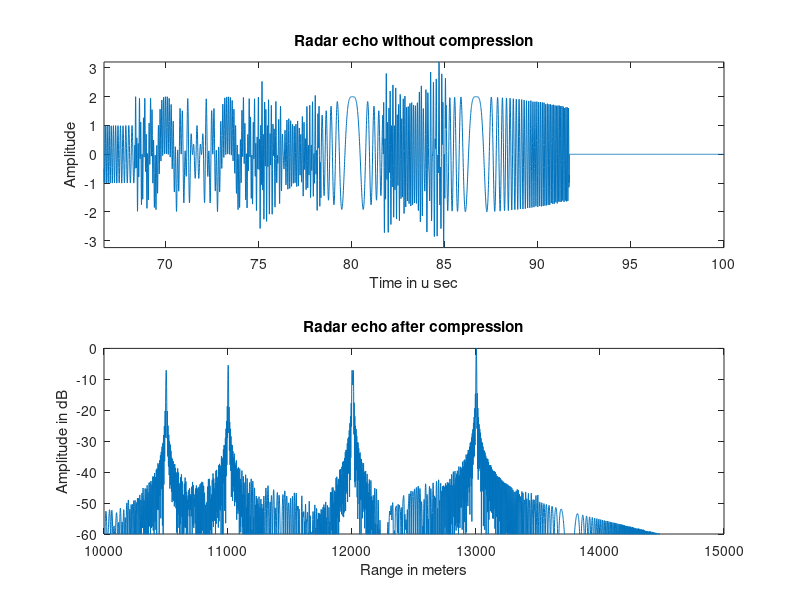

MATLAB code for this plot:
%%demo of LFM pulse radar
%==================================================================
function LFM_radar(T,B,Rmin,Rmax,R,RCS)
if nargin==0
    T=10e-6;                                          %pulse duration 10us
    B=30e6;                                           %chirp frequency modulation bandwidth 30MHz
    Rmin=10000;Rmax=15000;              %range bin
    R=[10500,11000,12000,12008,13000,13002];  %position of ideal point targets
    RCS=[1 1 1 1 1 1];                           %radar cross section
end
%==================================================================
%%Parameter
C=3e8;                                            %propagation speed
K=B/T;                                             %chirp slope
Rwid=Rmax-Rmin;                           %receive window in meter
Twid=2*Rwid/C;                               %receive window in second
Fs=5*B;Ts=1/Fs;                             %sampling frequency and sampling spacing
Nwid=ceil(Twid/Ts);                         %receive window in number
%==================================================================
%%Gnerate the echo      
t=linspace(2*Rmin/C,2*Rmax/C,Nwid); %receive window
                                                            %open window when t=2*Rmin/C
                                                            %close window when t=2*Rmax/C                            
M=length(R);                                        %number of targets                                        
td=ones(M,1)*t-2*R'/C*ones(1,Nwid);
Srt=RCS*(exp(j*pi*K*td.^2).*(abs(td)<T/2));%radar echo from point targets  
%==================================================================
%%Digtal processing of pulse compression radar using FFT and IFFT
Nchirp=ceil(T/Ts);                               %pulse duration in number
Nfft=2^nextpow2(Nwid+Nwid-1);          %number needed to compute linear     \\\\\log2  (Nwid+Nwid-1)\\\\\
                                                           %convolution using FFT algorithm
Srw=fft(Srt,Nfft);                                  %fft of radar echo
t0=linspace(-T/2,T/2,Nchirp); 
St=exp(j*pi*K*t0.^2);                            %chirp signal                
Sw=fft(St,Nfft);                                    %fft of chirp signal
Sot=fftshift(ifft(Srw.*conj(Sw)));           %signal after pulse compression
%==================================================================
N0=Nfft/2-Nchirp/2;
Z=abs(Sot(N0:N0+Nwid-1));
Z=Z/max(Z);
Z=20*log10(Z+1e-6);
%figure
subplot(211)
plot(t*1e6,real(Srt));axis tight;
xlabel('Time in u sec');ylabel('Amplitude')
title('Radar echo without compression');
subplot(212)
plot(t*C/2,Z)
axis([10000,15000,-60,0]);
xlabel('Range in meters');ylabel('Amplitude in dB')
title('Radar echo after compression');
%==================================================================